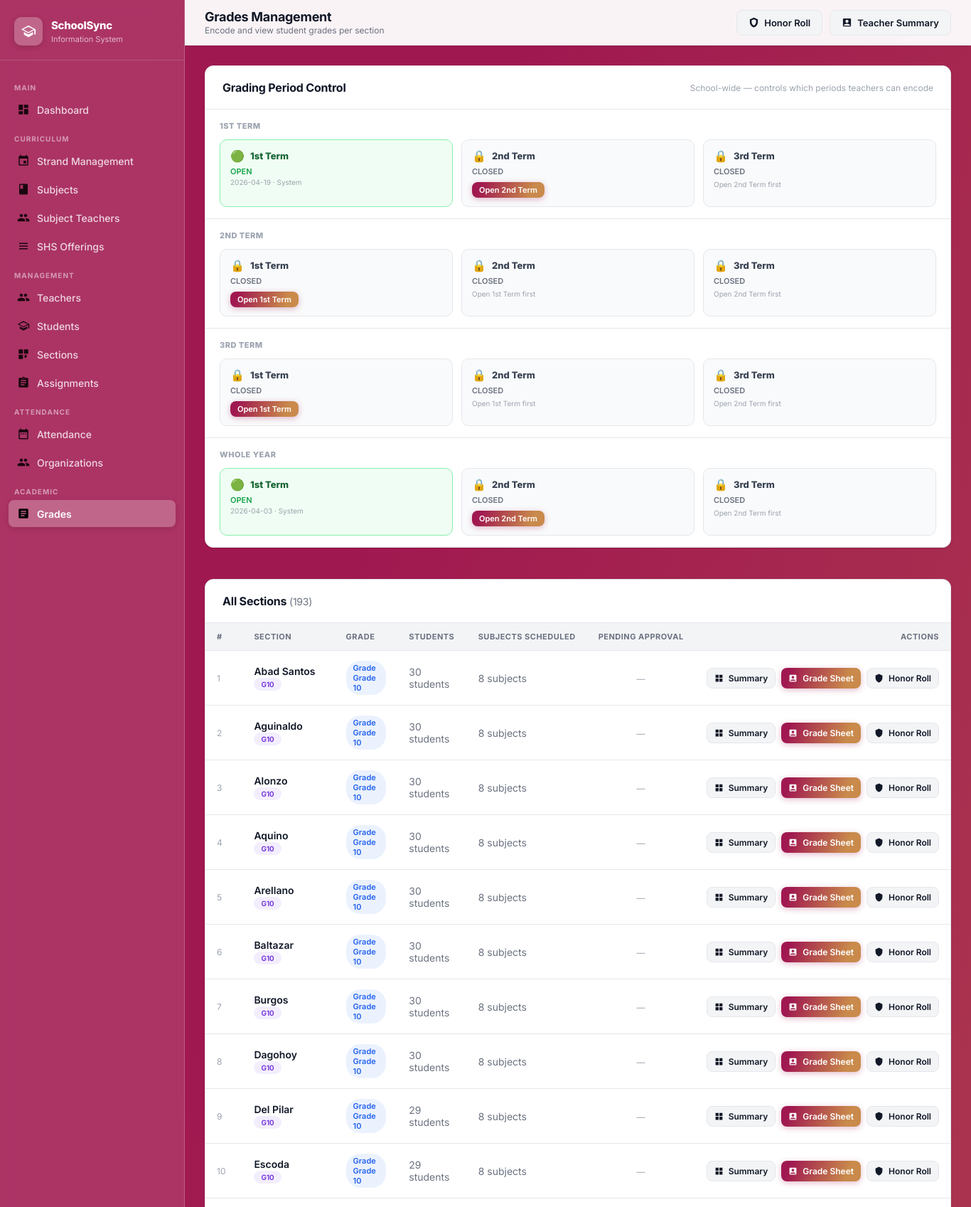
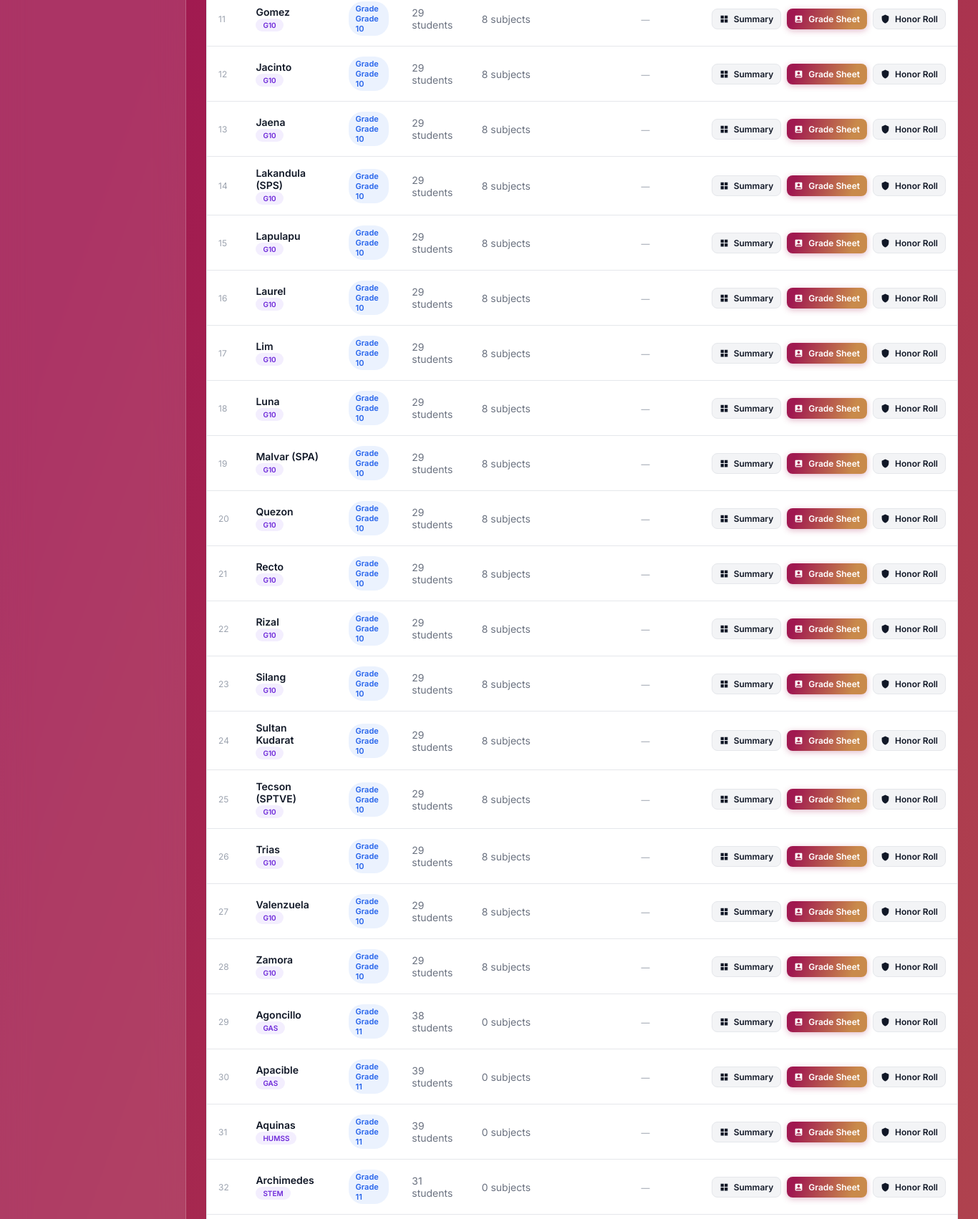
The app's page /grades (signed in, upper part) with its own data (2 pictures, top to bottom).
### tables this page shows
CREATE TABLE "grading_period_settings" (    id         INTEGER PRIMARY KEY AUTOINCREMENT,    period     TEXT NOT NULL,    semester   TEXT NOT NULL DEFAULT '1st Semester',    is_open    INTEGER NOT NULL DEFAULT 0,    opened_at  TEXT,    opened_by  TEXT,    UNIQUE(period, semester));

CREATE TABLE sections (
        id INTEGER PRIMARY KEY AUTOINCREMENT,
        grade_level TEXT NOT NULL, section_name TEXT NOT NULL, adviser_id INTEGER, student_limit INTEGER DEFAULT 40, strand_id INTEGER REFERENCES strands(id) ON DELETE SET NULL,
        FOREIGN KEY (adviser_id) REFERENCES teachers(id) ON DELETE SET NULL);

CREATE TABLE strands (
        id INTEGER PRIMARY KEY AUTOINCREMENT,
        strand_code TEXT UNIQUE NOT NULL, strand_name TEXT NOT NULL, description TEXT);

### app.py (the view)
@app.route('/grades')
@login_required
def grades_home():
    conn = get_db()
    sections_raw = conn.execute("""
        SELECT s.id, s.section_name, s.grade_level,
               st.strand_code,
               (SELECT COUNT(*) FROM students st2 WHERE st2.section_id = s.id) AS student_count,
               (SELECT COUNT(DISTINCT sc.subject_id) FROM schedules sc WHERE sc.section_id = s.id) AS subject_count
        FROM sections s
        LEFT JOIN strands st ON s.strand_id = st.id
        ORDER BY s.grade_level, s.section_name
    """).fetchall()
    pending_rows = conn.execute(
        "SELECT section_id, COUNT(*) AS cnt FROM grade_submissions WHERE status='Submitted' GROUP BY section_id"
    ).fetchall()
    pending_by_sec = {r['section_id']: r['cnt'] for r in pending_rows}
    total_pending = sum(pending_by_sec.values())
    sections = []
    for s in sections_raw:
        d = dict(s)
        d['pending_count'] = pending_by_sec.get(s['id'], 0)
        sections.append(d)
    period_settings_raw = get_period_settings(conn)
    open_periods        = get_open_periods(conn)
    conn.close()
    sem_period_settings = {}
    for (period, sem), ps in period_settings_raw.items():
        sem_period_settings.setdefault(sem, {})[period] = ps
    return render_template('grades_home.html', sections=sections, pending_count=total_pending,
                           sem_period_settings=sem_period_settings,
                           open_periods=open_periods, all_periods=ALL_TERMS)

### app.py (called while the page is built)
def get_db():
    conn = sqlite3.connect(DATABASE)
    conn.row_factory = sqlite3.Row
    conn.execute("PRAGMA foreign_keys = ON")
    return conn

def login_required(f):
    @wraps(f)
    def decorated(*args, **kwargs):
        if 'admin_id' not in session:
            return redirect(url_for('login'))
        return f(*args, **kwargs)
    return decorated

def get_open_periods(conn):
    rows = conn.execute(
        "SELECT period FROM grading_period_settings WHERE is_open=1"
    ).fetchall()
    open_set = {r['period'] for r in rows}
    return [p for p in ALL_TERMS if p in open_set]

def get_period_settings(conn):
    rows = conn.execute("SELECT * FROM grading_period_settings ORDER BY semester, id").fetchall()
    result = {}
    for r in rows:
        key = (r['period'], r['semester'])
        result[key] = dict(r)
    return result

### templates/grades_home.html (shortened to what this page needs)
{% extends "layout.html" %}
{% block page_title %}Grades Management{% endblock %}
{% block page_subtitle %}Encode and view student grades per section{% endblock %}
{% block header_actions %}
  <a href="{{ url_for('honor_roll') }}" class="btn btn-secondary">
    <svg viewBox="0 0 24 24" fill="currentColor" style="width:15px;height:15px;"><path d="M12 1L3 5v6c0 5.55 3.84 10.74 9 12 5.16-1.26 9-6.45 9-12V5l-9-4zm0 4l5 2.18V11c0 3.5-2.33 6.79-5 7.93-2.67-1.14-5-4.43-5-7.93V7.18L12 5z"/></svg>
    Honor Roll
  </a>
  <a href="{{ url_for('grade_teacher_summary') }}" class="btn btn-secondary">
    Teacher Summary
  </a>
{% endblock %}
{% block content %}
<div class="content-card" style="margin-bottom:20px;">
  <div class="card-header">
    <h2>Grading Period Control</h2>
    <span style="font-size:12px;color:var(--text-muted);">School-wide — controls which periods teachers can encode</span>
  </div>
  {% set semesters_list = ['1st Term', '2nd Term', '3rd Term', 'Whole Year'] %}
  {% for sem_name in semesters_list %}
  {% set sem_ps = sem_period_settings.get(sem_name, {}) %}
  <div style="padding:16px 20px;{% if not loop.last %}border-bottom:1px solid var(--border);{% endif %}">
    <div style="font-size:11px;font-weight:800;text-transform:uppercase;letter-spacing:.5px;color:var(--text-muted);margin-bottom:12px;">
      {{ sem_name }}
    </div>
    <div style="display:flex;gap:12px;flex-wrap:wrap;">
      {% for p in all_periods %}
      {% set ps = sem_ps.get(p, {}) %}
      {% set is_open = ps.get('is_open', 0) %}
      {% set pidx = loop.index0 %}
      {% set prev = all_periods[pidx-1] if pidx > 0 else None %}
      {% set prev_ps = sem_ps.get(prev, {}) if prev else {} %}
      {% set prev_open = prev_ps.get('is_open', 0) if prev else 1 %}
      <div style="flex:1;min-width:140px;border:1.5px solid {{ '#86efac' if is_open else '#e5e7eb' }};border-radius:10px;padding:12px 14px;background:{{ '#f0fdf4' if is_open else '#f9fafb' }};">
        <div style="display:flex;align-items:center;gap:8px;margin-bottom:5px;">
          <span style="font-size:16px;">{{ '🟢' if is_open else '🔒' }}</span>
          <span style="font-weight:800;font-size:13px;color:{{ '#166534' if is_open else '#374151' }};">{{ p }}</span>
        </div>
        {% if is_open %}
          <div style="font-size:11px;color:#16a34a;font-weight:600;">OPEN</div>
          {% if ps.get('opened_at') %}
          <div style="font-size:10px;color:var(--text-muted);margin-top:2px;">
            {{ ps.opened_at[:10] }}{% if ps.opened_by %} · {{ ps.opened_by }}{% endif %}
          </div>
          {% endif %}
        {% else %}
          <div style="font-size:11px;color:#6b7280;font-weight:600;">CLOSED</div>
          {% if prev_open %}
          <form method="POST" action="{{ url_for('open_next_period') }}" style="margin-top:8px;">
            <button type="submit" class="btn btn-primary btn-sm"
              onclick="return confirm('Open {{ p }} for {{ sem_name }}?')"
              style="font-size:11px;padding:4px 10px;">
              Open {{ p }}
            </button>
          </form>
          {% else %}
          <div style="font-size:10px;color:#9ca3af;margin-top:5px;">Open {{ prev }} first</div>
          {% endif %}
        {% endif %}
      </div>
      {% endfor %}
    </div>
  </div>
  {% endfor %}
</div>
<div class="content-card">
  <div class="card-header">
    <h2>All Sections <span style="font-weight:400;color:#6b7280;font-size:14px;">({{ sections|length }})</span></h2>
  </div>
  {% if sections %}
  <div class="data-table-wrap">
    <table class="data-table">
      <thead>
        <tr>
          <th>#</th>
          <th>Section</th>
          <th>Grade</th>
          <th>Students</th>
          <th>Subjects Scheduled</th>
          <th style="text-align:center;">Pending Approval</th>
          <th style="text-align:right;">Actions</th>
        </tr>
      </thead>
      <tbody>
        {% for sec in sections %}
        <tr>
          <td style="color:#9ca3af;font-size:12px;">{{ loop.index }}</td>
          <td>
            <div style="font-weight:600;">{{ sec.section_name }}</div>
            {% if sec.strand_code %}<span class="badge badge-strand" style="font-size:10px;">{{ sec.strand_code }}</span>{% endif %}
          </td>
          <td><span class="badge badge-grade">Grade {{ sec.grade_level }}</span></td>
          <td style="color:#6b7280;">{{ sec.student_count }} student{{ 's' if sec.student_count != 1 else '' }}</td>
          <td style="color:#6b7280;">{{ sec.subject_count }} subject{{ 's' if sec.subject_count != 1 else '' }}</td>
          <td style="text-align:center;">
            {% set sp = sec.pending_count %}
            {% if sp > 0 %}
            <span style="display:inline-flex;align-items:center;gap:4px;padding:2px 10px;border-radius:99px;font-size:11px;font-weight:700;background:#dbeafe;color:#1e40af;border:1px solid #bfdbfe;">
              📤 {{ sp }}
            </span>
            {% else %}
            <span style="color:var(--text-muted);font-size:12px;">—</span>
            {% endif %}
          </td>
          <td style="text-align:right;">
            <div style="display:flex;gap:8px;justify-content:flex-end;">
              <a href="{{ url_for('grade_summary', sec_id=sec.id) }}" class="btn btn-secondary btn-sm">
                <svg viewBox="0 0 24 24" fill="currentColor"><path d="M3 3h8v8H3zm10 0h8v8h-8zM3 13h8v8H3zm10 0h8v8h-8z"/></svg>
                Summary
              </a>
              <a href="{{ url_for('grade_sheet', sec_id=sec.id) }}" class="btn btn-primary btn-sm">
                <svg viewBox="0 0 24 24" fill="currentColor"><path d="M19 3H5c-1.1 0-2 .9-2 2v14c0 1.1.9 2 2 2h14c1.1 0 2-.9 2-2V5c0-1.1-.9-2-2-2zm-7 3c1.93 0 3.5 1.57 3.5 3.5S13.93 13 12 13s-3.5-1.57-3.5-3.5S10.07 6 12 6zm7 13H5v-.23c0-.62.28-1.2.76-1.58C7.47 15.82 9.64 15 12 15s4.53.82 6.24 2.19c.48.38.76.97.76 1.58V19z"/></svg>
                Grade Sheet
              </a>
              <a href="{{ url_for('honor_roll', section_id=sec.id) }}" class="btn btn-secondary btn-sm">
                <svg viewBox="0 0 24 24" fill="currentColor"><path d="M12 1L3 5v6c0 5.55 3.84 10.74 9 12 5.16-1.26 9-6.45 9-12V5l-9-4z"/></svg>
                Honor Roll
              </a>
            </div>
          </td>
        </tr>
        {% endfor %}
      </tbody>
    </table>
  </div>
  {% endif %}
</div>
{% endblock %}

### static/css/style.css (style rules this page uses)
:root { --brand-gradient: linear-gradient(109deg, rgba(160,24,80,1) 11.2%, rgba(201,138,75,1) 81.7%); --blue-course: linear-gradient(90deg, rgba(46,129,211,1) 0%, rgba(25,70,171,1) 100%); --teal-course: linear-gradient(90deg, rgba(76,187,149,1) 0%, rgba(38,117,105,1) 100%); --yellow-course: linear-gradient(90deg, rgba(241,218,0,1) 0%, rgba(233,164,0,1) 100%); --pink-course: linear-gradient(90deg, rgba(208,53,141,1) 0%, rgba(131,10,78,1) 100%); --dark-teal-course: linear-gradient(90deg, rgba(107,53,202,1) 0%, rgba(72,23,155,1) 100%); --medium-blue-course: linear-gradient(90deg, rgba(56,61,201,1) 0%, rgba(19,21,128,1) 100%); --mint-green-course: linear-gradient(90deg, rgba(87,209,218,1) 0%, rgba(41,123,146,1) 100%); --green-course: linear-gradient(90deg, rgba(87,219,56,1) 0%, rgba(52,164,50,1) 100%); --orange-course: linear-gradient(90deg, rgba(235,154,48,1) 0%, rgba(218,86,15,1) 100%); --slate-blue-course: linear-gradient(90deg, rgba(50,103,153,1) 0%, rgba(18,57,96,1) 100%); --dark-green-course: linear-gradient(90deg, rgba(49,123,100,1) 0%, rgba(22,71,79,1) 100%); --orange-red-course: linear-gradient(90deg, #f26a21 0%, #c0392b 100%); --sidebar-width: 260px; --header-height: 64px; --radius-sm: 8px; --radius-md: 12px; --radius-lg: 16px; --shadow-sm: 0 1px 3px rgba(0,0,0,.08), 0 1px 2px rgba(0,0,0,.04); --shadow-md: 0 4px 12px rgba(0,0,0,.10), 0 2px 4px rgba(0,0,0,.06); --shadow-lg: 0 10px 30px rgba(0,0,0,.14), 0 4px 8px rgba(0,0,0,.08); --text-primary: #111827; --text-secondary: #6b7280; --text-muted: #9ca3af; --border: #e5e7eb; --bg-page: #f3f4f6; --bg-white: #ffffff; --danger: #ef4444; --success: #22c55e; }
*,*::before,*::after { box-sizing:border-box;margin:0;padding:0 }
html { scroll-behavior:smooth }
body { font-family:'Inter',sans-serif;font-size:14px;color:var(--text-primary);background:var(--brand-gradient);min-height:100vh;-webkit-font-smoothing:antialiased }
a { text-decoration:none;color:inherit }
.header-actions .btn { white-space:nowrap }
.content-card { background:var(--bg-white);border-radius:var(--radius-md);box-shadow:var(--shadow-sm);border:1px solid var(--border);overflow:hidden }
.card-header { padding:20px 24px;border-bottom:1px solid var(--border);display:flex;align-items:center;justify-content:space-between;flex-wrap:wrap;gap:12px }
.card-header h2 { font-size:16px;font-weight:700;color:var(--text-primary);letter-spacing:-.2px }
.btn { display:inline-flex;align-items:center;gap:7px;padding:9px 16px;border-radius:var(--radius-sm);font-family:'Inter',sans-serif;font-size:13px;font-weight:600;cursor:pointer;border:none;transition:opacity .2s,transform .15s,box-shadow .2s;white-space:nowrap }
.btn svg { width:15px;height:15px }
.btn-primary { background:var(--brand-gradient);color:white;box-shadow:0 2px 8px rgba(160,24,80,.3) }
.btn-secondary { background:var(--bg-page);color:var(--text-primary);border:1px solid var(--border) }
.btn-sm { padding:6px 10px;font-size:12px }
.btn-sm svg { width:13px;height:13px }
.data-table-wrap { overflow-x:auto }
.data-table { width:100%;border-collapse:collapse }
.data-table th { padding:12px 16px;text-align:left;font-size:11px;font-weight:700;color:var(--text-secondary);text-transform:uppercase;letter-spacing:.5px;background:var(--bg-page);border-bottom:1px solid var(--border);white-space:nowrap }
.data-table td { padding:14px 16px;font-size:14px;border-bottom:1px solid var(--border);color:var(--text-primary);vertical-align:middle }
.badge { display:inline-flex;align-items:center;padding:3px 10px;border-radius:20px;font-size:11px;font-weight:600 }
.badge-grade { background:rgba(59,130,246,.1);color:#2563eb }
.badge-strand { background:rgba(139,92,246,.1);color:#6d28d9 }

### records on screen
grading_period_settings: opened_at "2026-04-19", opened_by "System"
grading_period_settings: opened_at "2026-04-03", opened_by "System"
sections: section_name "Abad Santos", strand_code "G10", grade_level "Grade 10", student_count "30", student_count "s", subject_count "8", subject_count "s"
sections: section_name "Aguinaldo", strand_code "G10", grade_level "Grade 10", student_count "30", student_count "s", subject_count "8", subject_count "s"
sections: section_name "Alonzo", strand_code "G10", grade_level "Grade 10", student_count "30", student_count "s", subject_count "8", subject_count "s"
sections: section_name "Aquino", strand_code "G10", grade_level "Grade 10", student_count "30", student_count "s", subject_count "8", subject_count "s"
sections: section_name "Arellano", strand_code "G10", grade_level "Grade 10", student_count "30", student_count "s", subject_count "8", subject_count "s"
sections: section_name "Baltazar", strand_code "G10", grade_level "Grade 10", student_count "30", student_count "s", subject_count "8", subject_count "s"
sections: section_name "Burgos", strand_code "G10", grade_level "Grade 10", student_count "30", student_count "s", subject_count "8", subject_count "s"
sections: section_name "Dagohoy", strand_code "G10", grade_level "Grade 10", student_count "30", student_count "s", subject_count "8", subject_count "s"
sections: section_name "Del Pilar", strand_code "G10", grade_level "Grade 10", student_count "29", student_count "s", subject_count "8", subject_count "s"
sections: section_name "Escoda", strand_code "G10", grade_level "Grade 10", student_count "29", student_count "s", subject_count "8", subject_count "s"
sections: section_name "Gomez", strand_code "G10", grade_level "Grade 10", student_count "29", student_count "s", subject_count "8", subject_count "s"
sections: section_name "Jacinto", strand_code "G10", grade_level "Grade 10", student_count "29", student_count "s", subject_count "8", subject_count "s"
sections: section_name "Jaena", strand_code "G10", grade_level "Grade 10", student_count "29", student_count "s", subject_count "8", subject_count "s"
sections: section_name "Lakandula (SPS)", strand_code "G10", grade_level "Grade 10", student_count "29", student_count "s", subject_count "8", subject_count "s"
sections: section_name "Lapulapu", strand_code "G10", grade_level "Grade 10", student_count "29", student_count "s", subject_count "8", subject_count "s"
sections: section_name "Laurel", strand_code "G10", grade_level "Grade 10", student_count "29", student_count "s", subject_count "8", subject_count "s"
sections: section_name "Lim", strand_code "G10", grade_level "Grade 10", student_count "29", student_count "s", subject_count "8", subject_count "s"
sections: section_name "Luna", strand_code "G10", grade_level "Grade 10", student_count "29", student_count "s", subject_count "8", subject_count "s"
sections: section_name "Malvar (SPA)", strand_code "G10", grade_level "Grade 10", student_count "29", student_count "s", subject_count "8", subject_count "s"
sections: section_name "Quezon", strand_code "G10", grade_level "Grade 10", student_count "29", student_count "s", subject_count "8", subject_count "s"
sections: section_name "Recto", strand_code "G10", grade_level "Grade 10", student_count "29", student_count "s", subject_count "8", subject_count "s"
sections: section_name "Rizal", strand_code "G10", grade_level "Grade 10", student_count "29", student_count "s", subject_count "8", subject_count "s"
sections: section_name "Silang", strand_code "G10", grade_level "Grade 10", student_count "29", student_count "s", subject_count "8", subject_count "s"
sections: section_name "Sultan Kudarat", strand_code "G10", grade_level "Grade 10", student_count "29", student_count "s", subject_count "8", subject_count "s"
sections: section_name "Tecson (SPTVE)", strand_code "G10", grade_level "Grade 10", student_count "29", student_count "s", subject_count "8", subject_count "s"
sections: section_name "Trias", strand_code "G10", grade_level "Grade 10", student_count "29", student_count "s", subject_count "8", subject_count "s"
sections: section_name "Valenzuela", strand_code "G10", grade_level "Grade 10", student_count "29", student_count "s", subject_count "8", subject_count "s"
sections: section_name "Zamora", strand_code "G10", grade_level "Grade 10", student_count "29", student_count "s", subject_count "8", subject_count "s"
sections: section_name "Agoncillo", strand_code "GAS", grade_level "Grade 11", student_count "38", student_count "s", subject_count "0", subject_count "s"
sections: section_name "Apacible", strand_code "GAS", grade_level "Grade 11", student_count "39", student_count "s", subject_count "0", subject_count "s"
sections: section_name "Aquinas", strand_code "HUMSS", grade_level "Grade 11", student_count "39", student_count "s", subject_count "0", subject_count "s"
sections: section_name "Archimedes", strand_code "STEM", grade_level "Grade 11", student_count "31", student_count "s", subject_count "0", subject_count "s"

### other values on screen
{{ sem_name }} "1ST TERM" "2ND TERM" "3RD TERM" "WHOLE YEAR"
{{ '🟢' if is_open else '🔒' }} "🟢" "🔒" "🔒" "🔒" "🔒" "🔒" "🔒" "🔒" "🔒" "🟢" "🔒" "🔒"
{{ p }} "1st Term" "2nd Term" "3rd Term" "1st Term" "2nd Term" "3rd Term" "1st Term" "2nd Term" "3rd Term" "1st Term" "2nd Term" "3rd Term"
{{ p }} "2nd Term" "1st Term" "1st Term" "2nd Term"
{{ prev }} "2nd Term" "1st Term" "2nd Term" "1st Term" "2nd Term" "2nd Term"
{{ sections|length }} "193"
